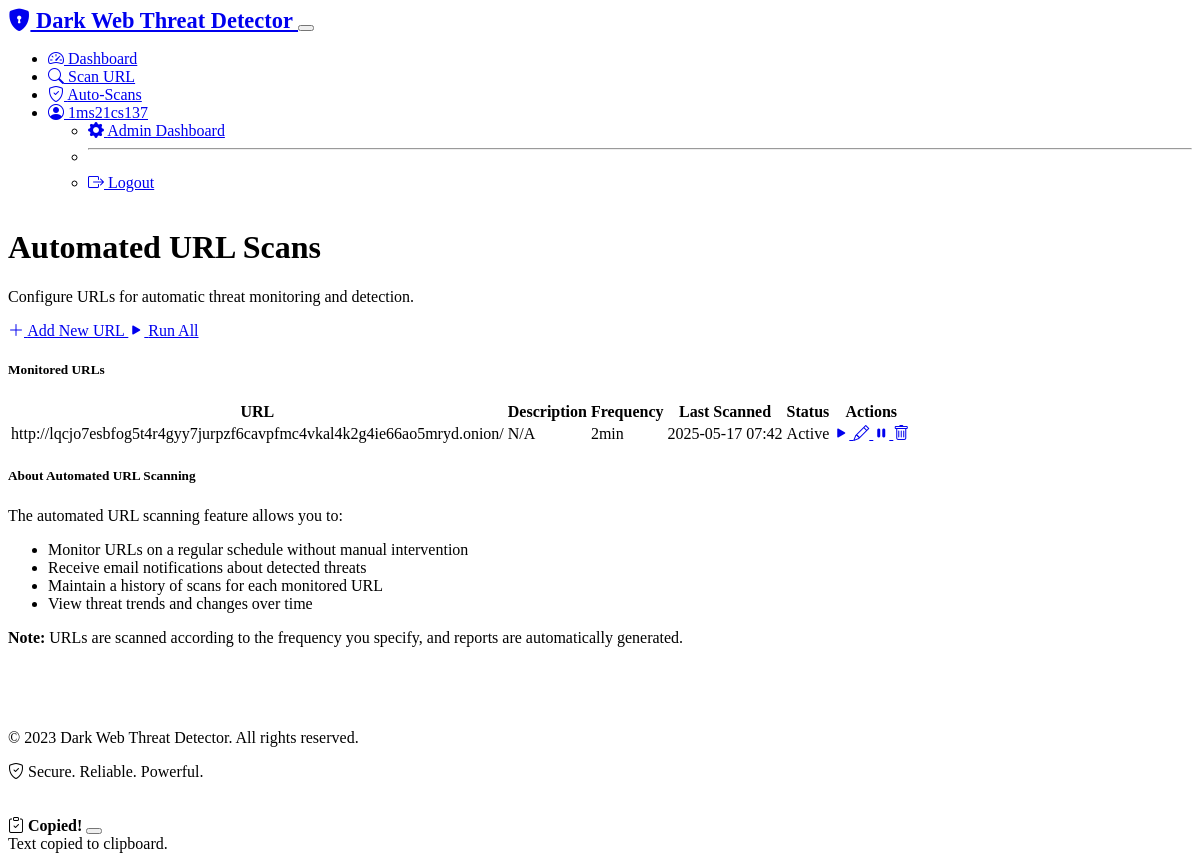
/auto-scans (signed in), run on the app's committed database.
### models.py (models this page shows, shortened)
class User(UserMixin, db.Model):
    id = db.Column(db.Integer, primary_key=True)
    username = db.Column(db.String(64), unique=True, nullable=False)
    email = db.Column(db.String(120), unique=True, nullable=False)
    password_hash = db.Column(db.String(256), nullable=False)
    created_at = db.Column(db.DateTime, default=datetime.utcnow)
    scans = db.relationship('Scan', backref='user', lazy=True)
    auto_scan_urls = db.relationship('AutoScanURL', backref='user', lazy=True)

class AutoScanURL(db.Model):
    id = db.Column(db.Integer, primary_key=True)
    url = db.Column(db.String(512), nullable=False)
    description = db.Column(db.Text, nullable=True)
    email_notification = db.Column(db.Boolean, default=True)
    notification_email = db.Column(db.String(120), nullable=True)
    scan_frequency = db.Column(db.String(20), default='daily')  # daily, weekly, monthly
    last_scanned_at = db.Column(db.DateTime, nullable=True)
    active = db.Column(db.Boolean, default=True)
    created_at = db.Column(db.DateTime, default=datetime.utcnow)
    user_id = db.Column(db.Integer, db.ForeignKey('user.id'), nullable=False)
    scans = db.relationship('Scan', backref='auto_scan_url', lazy=True)

### routes.py (the view)
@app.route('/auto-scans')
@login_required
def auto_scans():
    auto_scan_urls = AutoScanURL.query.filter_by(user_id=current_user.id).order_by(AutoScanURL.created_at.desc()).all()
    return render_template('auto_scans.html',
                          title='Automated URL Scans',
                          auto_scan_urls=auto_scan_urls)

### models.py (called while the page is built)
@login_manager.user_loader
def load_user(user_id):
    return User.query.get(int(user_id))

### templates/auto_scans.html (shortened to what this page needs)
{% extends "base.html" %}
{% block content %}
<div class="container my-4">
    <div class="row mb-4">
        <div class="col-md-8">
            <h1 class="display-5">Automated URL Scans</h1>
            <p class="lead">Configure URLs for automatic threat monitoring and detection.</p>
        </div>
        <div class="col-md-4 text-md-end">
            <a href="{{ url_for('add_auto_scan') }}" class="btn btn-primary">
                <i class="bi bi-plus-lg"></i> Add New URL
            </a>
            <a href="{{ url_for('run_all_auto_scans') }}" class="btn btn-success">
                <i class="bi bi-play-fill"></i> Run All
            </a>
        </div>
    </div>
    <div class="card mb-4">
        <div class="card-header bg-primary text-white">
            <h5 class="card-title mb-0">Monitored URLs</h5>
        </div>
        <div class="card-body">
            {% if auto_scan_urls %}
                <div class="table-responsive">
                    <table class="table table-striped table-hover">
                        <thead>
                            <tr>
                                <th>URL</th>
                                <th>Description</th>
                                <th>Frequency</th>
                                <th>Last Scanned</th>
                                <th>Status</th>
                                <th>Actions</th>
                            </tr>
                        </thead>
                        <tbody>
                            {% for auto_scan in auto_scan_urls %}
                                <tr>
                                    <td>{{ auto_scan.url }}</td>
                                    <td>{{ auto_scan.description or 'N/A' }}</td>
                                    <td>{{ auto_scan.scan_frequency }}</td>
                                    <td>
                                        {% if auto_scan.last_scanned_at %}
                                            {{ auto_scan.last_scanned_at.strftime('%Y-%m-%d %H:%M') }}
                                        {% else %}
                                            Never
                                        {% endif %}
                                    </td>
                                    <td>
                                        {% if auto_scan.active %}
                                            <span class="badge bg-success">Active</span>
                                        {% else %}
                                            <span class="badge bg-danger">Inactive</span>
                                        {% endif %}
                                    </td>
                                    <td>
                                        <div class="btn-group" role="group">
                                            <a href="{{ url_for('run_auto_scan', auto_scan_id=auto_scan.id) }}"
                                               class="btn btn-sm btn-success" title="Run Scan Now">
                                                <i class="bi bi-play-fill"></i>
                                            </a>
                                            <a href="{{ url_for('edit_auto_scan', auto_scan_id=auto_scan.id) }}"
                                               class="btn btn-sm btn-primary" title="Edit">
                                                <i class="bi bi-pencil"></i>
                                            </a>
                                            <a href="{{ url_for('toggle_auto_scan', auto_scan_id=auto_scan.id) }}"
                                               class="btn btn-sm btn-warning" title="Toggle Status">
                                                {% if auto_scan.active %}
                                                    <i class="bi bi-pause-fill"></i>
                                                {% else %}
                                                    <i class="bi bi-play-fill"></i>
                                                {% endif %}
                                            </a>
                                            <a href="{{ url_for('delete_auto_scan', auto_scan_id=auto_scan.id) }}"
                                               class="btn btn-sm btn-danger"
                                               onclick="return confirm('Are you sure you want to delete this auto-scan URL? This action cannot be undone.')"
                                               title="Delete">
                                                <i class="bi bi-trash"></i>
                                            </a>
                                        </div>
                                    </td>
                                </tr>
                            {% endfor %}
                        </tbody>
                    </table>
                </div>
            {% endif %}
        </div>
    </div>
    <div class="card">
        <div class="card-header bg-info text-white">
            <h5 class="card-title mb-0">About Automated URL Scanning</h5>
        </div>
        <div class="card-body">
            <p>The automated URL scanning feature allows you to:</p>
            <ul>
                <li>Monitor URLs on a regular schedule without manual intervention</li>
                <li>Receive email notifications about detected threats</li>
                <li>Maintain a history of scans for each monitored URL</li>
                <li>View threat trends and changes over time</li>
            </ul>
            <p><strong>Note:</strong> URLs are scanned according to the frequency you specify, and reports are automatically generated.</p>
        </div>
    </div>
</div>
{% endblock %}

### templates/base.html (shortened to what this page needs)
<!DOCTYPE html>
<html lang="en" data-bs-theme="dark">
<head>
    <link rel="stylesheet" href="https://cdn.replit.com/agent/bootstrap-agent-dark-theme.min.css">
    <link rel="stylesheet" href="https://cdn.jsdelivr.net/npm/bootstrap-icons@1.11.0/font/bootstrap-icons.css">
    <link rel="stylesheet" href="{{ url_for('static', filename='css/style.css') }}">
</head>
<body>
    <nav class="navbar navbar-expand-lg navbar-dark bg-dark">
        <div class="container">
            <a class="navbar-brand" href="{{ url_for('index') }}">
                <i class="bi bi-shield-lock-fill text-primary me-2"></i>
                Dark Web Threat Detector
            </a>
            <button class="navbar-toggler" type="button" data-bs-toggle="collapse" data-bs-target="#navbarNav" aria-controls="navbarNav" aria-expanded="false" aria-label="Toggle navigation">
            </button>
            <div class="collapse navbar-collapse" id="navbarNav">
                <ul class="navbar-nav ms-auto">
                    {% if current_user.is_authenticated %}
                    <li class="nav-item">
                        <a class="nav-link {% if request.endpoint == 'dashboard' %}active{% endif %}" href="{{ url_for('dashboard') }}">
                            <i class="bi bi-speedometer2 me-1"></i> Dashboard
                        </a>
                    </li>
                    <li class="nav-item">
                        <a class="nav-link {% if request.endpoint == 'scan' %}active{% endif %}" href="{{ url_for('scan') }}">
                            <i class="bi bi-search me-1"></i> Scan URL
                        </a>
                    </li>
                    <li class="nav-item">
                        <a class="nav-link {% if request.endpoint == 'auto_scans' %}active{% endif %}" href="{{ url_for('auto_scans') }}">
                            <i class="bi bi-shield-check me-1"></i> Auto-Scans
                        </a>
                    </li>
                    <li class="nav-item dropdown">
                        <a class="nav-link dropdown-toggle" href="#" id="navbarDropdown" role="button" data-bs-toggle="dropdown" aria-expanded="false">
                            <i class="bi bi-person-circle me-1"></i> {{ current_user.username }}
                        </a>
                        <ul class="dropdown-menu dropdown-menu-end" aria-labelledby="navbarDropdown">
                            {% if current_user.id == 1 %}
                            <li><a class="dropdown-item" href="{{ url_for('admin_dashboard') }}">
                                <i class="bi bi-gear-fill me-1"></i> Admin Dashboard
                            </a></li>
                            <li><hr class="dropdown-divider"></li>
                            {% endif %}
                            <li><a class="dropdown-item" href="{{ url_for('logout') }}">
                                <i class="bi bi-box-arrow-right me-1"></i> Logout
                            </a></li>
                        </ul>
                    </li>
                    {% endif %}
                </ul>
            </div>
        </div>
    </nav>
    <div class="container content-wrapper py-4">
        {% block content %}{% endblock %}
    </div>
    <footer class="footer">
        <div class="container">
            <div class="row">
                <div class="col-md-6">
                    <p class="mb-0">&copy; 2023 Dark Web Threat Detector. All rights reserved.</p>
                </div>
                <div class="col-md-6 text-md-end">
                    <p class="mb-0">
                        <i class="bi bi-shield-check text-primary me-1"></i> Secure. Reliable. Powerful.
                    </p>
                </div>
            </div>
        </div>
    </footer>
    <div class="position-fixed bottom-0 end-0 p-3" style="z-index: 5">
        <div id="copy-toast" class="toast" role="alert" aria-live="assertive" aria-atomic="true">
            <div class="toast-header">
                <i class="bi bi-clipboard-check text-success me-2"></i>
                <strong class="me-auto">Copied!</strong>
                <button type="button" class="btn-close" data-bs-dismiss="toast" aria-label="Close"></button>
            </div>
            <div class="toast-body">
                Text copied to clipboard.
            </div>
        </div>
    </div>
</body>
</html>

### static/css/style.css (style rules this page uses)
body { background-color: var(--bs-dark); min-height: 100vh; display: flex; flex-direction: column; }
.content-wrapper { flex: 1; }
.navbar-brand { font-weight: bold; font-size: 1.4rem; }
.footer { padding: 20px 0; margin-top: 30px; background-color: var(--bs-gray-900); }

### data on the page
User: username "1ms21cs137"
AutoScanURL: url "http://lqcjo7esbfog5t4r4gyy7jurpzf6cavpfmc4vkal4k2g4ie66ao5mryd.onion/", description "N/A", scan_frequency "2min", last_scanned_at "2025-05-17 07:42", active "Active"
